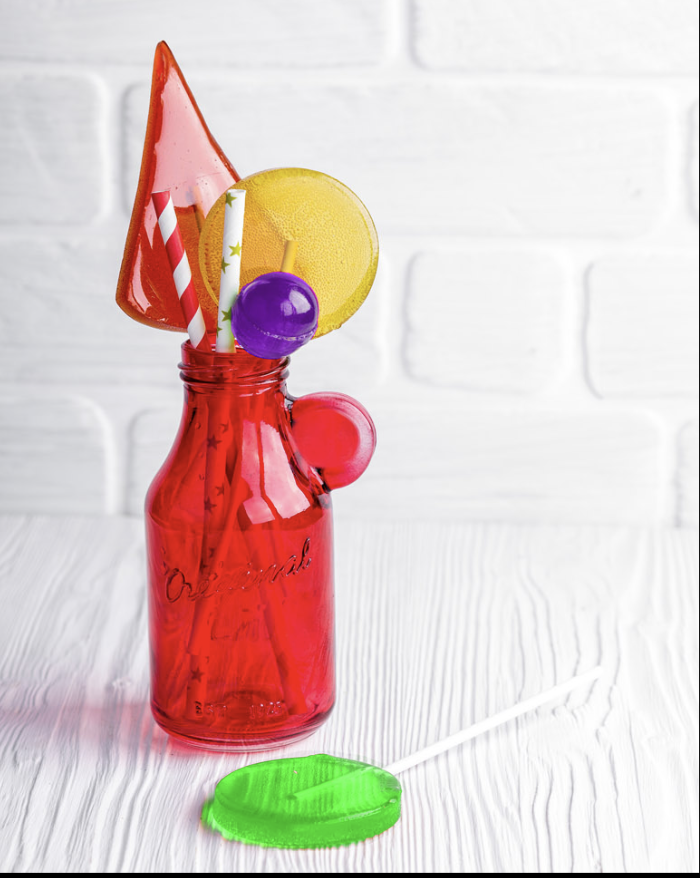
#> input picture different images/1-1.png, 700 x 878 px
$ python open.py
#> lines starting #> are read from the running program, lines starting #| are printed output that depends on the picture; after the words box and inside, x2 and y2 are one past the last pixel; in counts of white or black regions, pixels touching at a corner belong together
import cv2 as cv
# read images
im1 = cv.imread('different images/1-1.png')
#> im1 is the input picture: shape (878, 700, 3); mean B, G, R 199.8, 204, 223.3
im2 = cv.imread('different images/1-4.png')
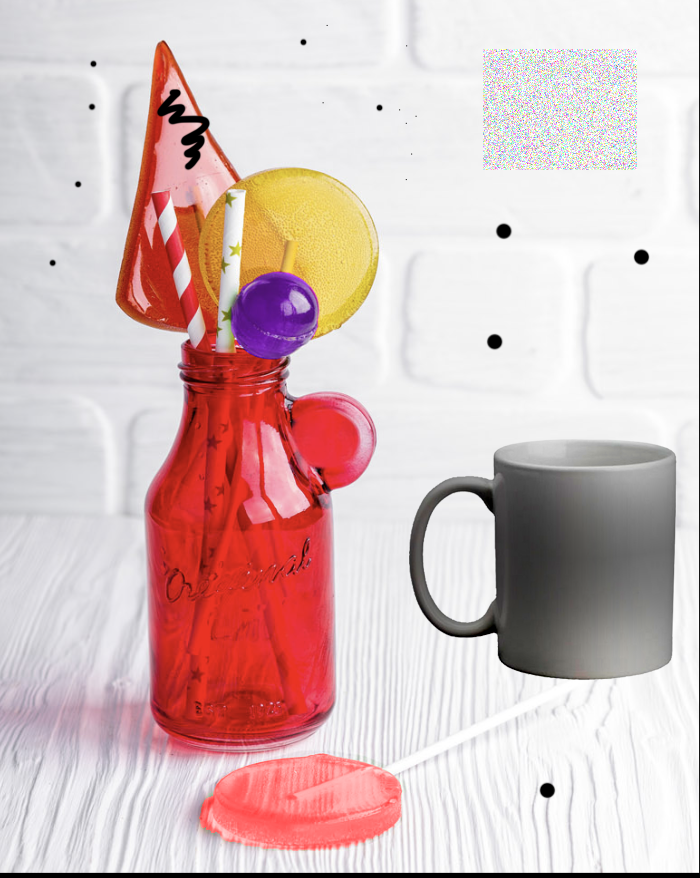
#> input picture different images/1-4.png, 700 x 878 px
#> im2 is the input picture: shape (878, 700, 3); mean B, G, R 189.6, 190.5, 215.5
# 3-channel array subtraction of two images
diff = cv.subtract(im1, im2)
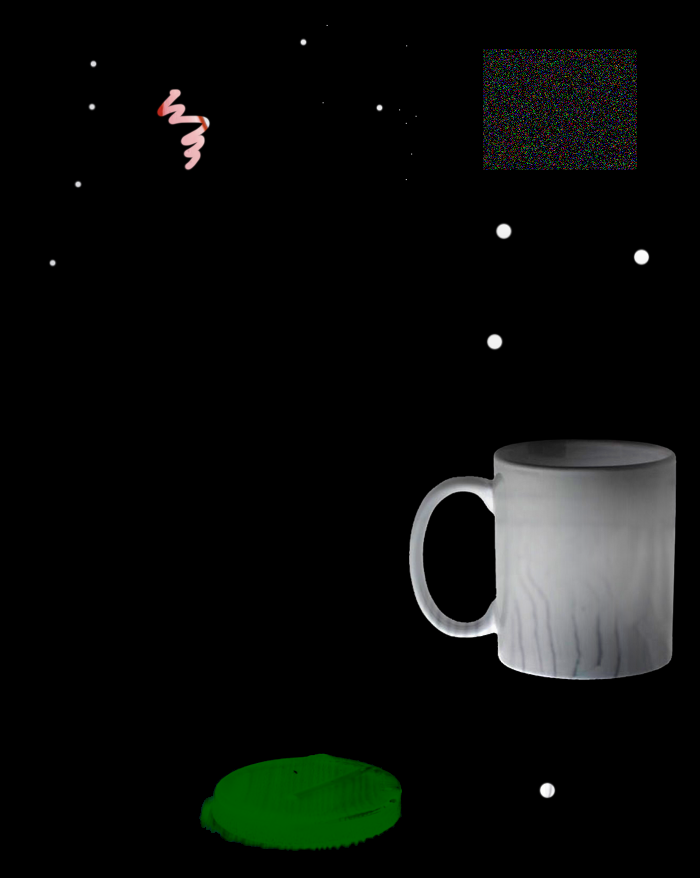
#> diff: shape (878, 700, 3); mean B, G, R 11.7, 13.6, 11.6
# result converted to binary greyscale
diff_grey = cv.cvtColor(diff, cv.COLOR_BGR2GRAY)
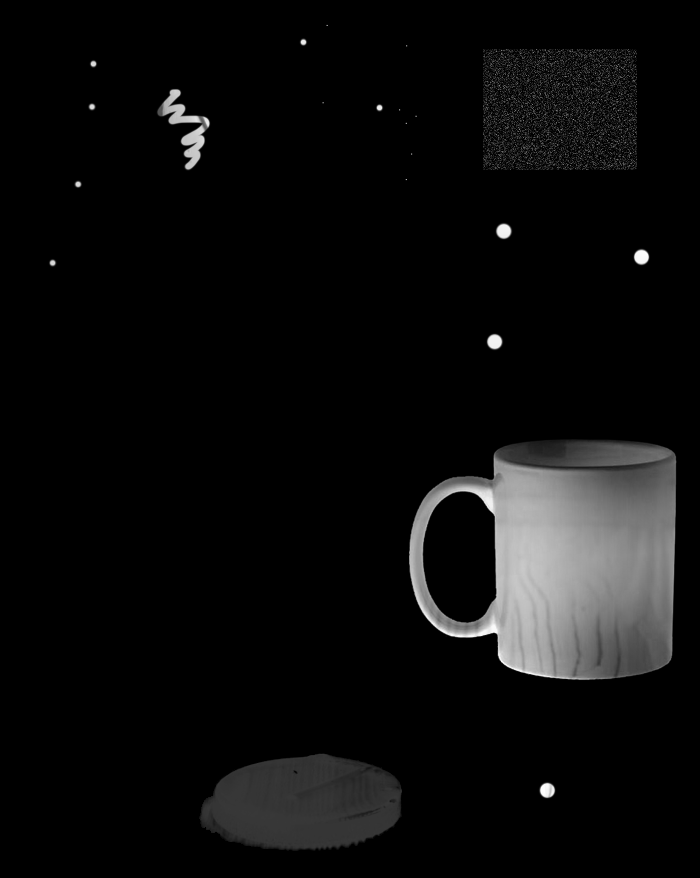
#> diff_grey: shape (878, 700); min 0, max 255, mean 12.8
# found independent differences (contours)
contours, hierarchy = cv.findContours(diff_grey, cv.RETR_TREE, cv.CHAIN_APPROX_SIMPLE)
#> contours = 1772 contours, 1757 with area under 20; largest, box (x1, y1, x2, y2) and area: (409, 439, 677, 681) 53876, (483, 49, 637, 170) 18252, (199, 753, 402, 851) 15410, (423, 491, 496, 623) 7766, (156, 88, 211, 171) 1643
# computed total area of the differences
total_contour_area = sum(cv.contourArea(contour) for contour in contours)
#> total_contour_area = 102915.5
# created an array containing contour area and its weight among the others (namely significance) for each contour
contour_sizes_significance = [(cv.contourArea(contour), contour, cv.contourArea(contour)/total_contour_area*100)
                                       for contour in contours]
#> contour_sizes_significance = 1772 items
# the results will be shown on the second image
result = im2

# !!! INPUT to select differences greater than it (percent)
inp = 5

# selects each contour which has greater significance than input
for size, cont, sig in contour_sizes_significance:
    if sig >= inp:
        # finds the dimensions and placement of the rectangles containing the significant contours and adds to result
        x, y, w, h = cv.boundingRect(cont)
        cv.rectangle(result, (x, y), (x + w, y + h), (0, 0, 255), 2)
#> this loop made 1772 passes
#> (size, sig, x, y, w, h) on passes 2, 4, 5, 23: (15410, 14.97, 199, 753, 203, 98), (53876, 52.35, 409, 439, 268, 242), (7765.5, 7.55, 423, 491, 73, 132), (18252, 17.73, 483, 49, 154, 121)
#> (size, cont, sig) on passes 3, 6, 7, 13, 14, 15: (0, [[505, 668]], 0), (0, [[488, 512]], 0), (0, [[480, 501]], 0), (1, [[405, 179], [405, 180], [406, 180], [406, 179]], 0.000972), (1, [[411, 153], [411, 154], [412, 154], [412, 153]], 0.000972), (1, [[405, 122], [405, 123], [406, 123], [406, 122]], 0.000972)
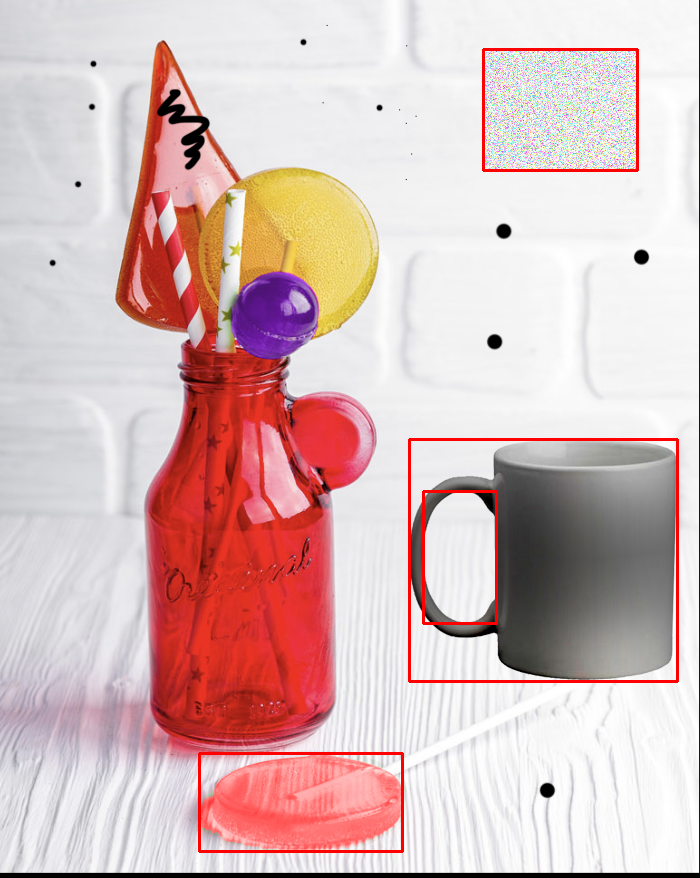
#> result: shape (878, 700, 3); 1.26% of pixels changed, all inside (x1, y1, x2, y2) = (198, 48, 679, 853)

# draws green outline for each difference
cv.drawContours(result, contours, -1, (0, 255, 0), 2)
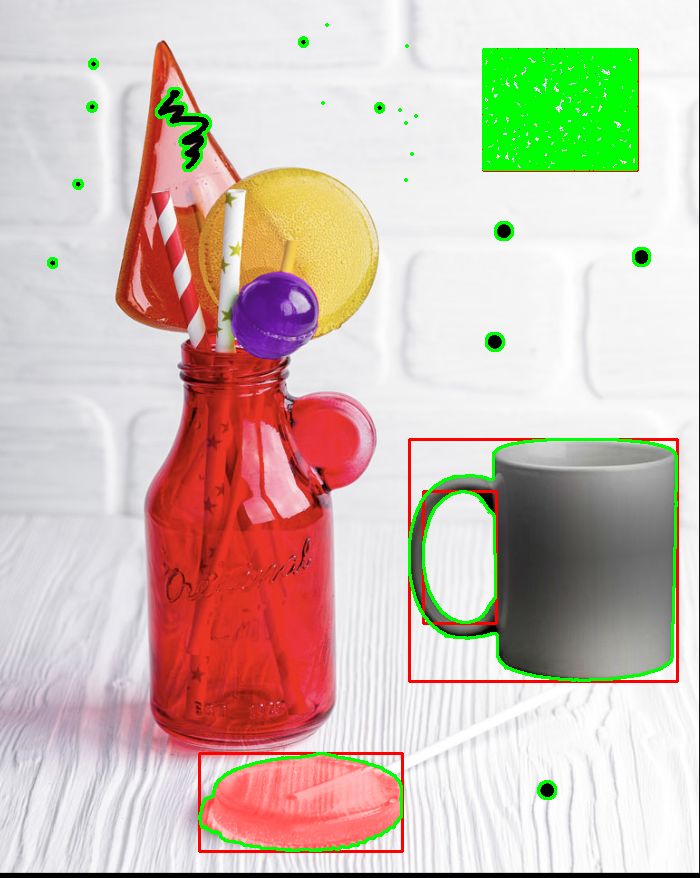
#> result: shape (878, 700, 3); 4.31% of pixels changed, all inside (x1, y1, x2, y2) = (47, 23, 678, 852)
# shows subtracted greyscale image
cv.imshow('diff', diff_grey)
# shows result
cv.imshow('result', result)
# saves result
cv.imwrite('1-result.png', result)

cv.waitKey(0)
